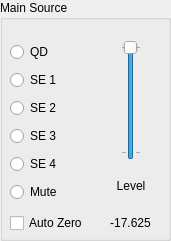
   <widget class="QGroupBox" name="groupBox_10">
    <property name="geometry">
     <rect>
      <x>0</x>
      <y>0</y>
      <width>171</width>
      <height>241</height>
     </rect>
    </property>
    <property name="title">
     <string>Main Source</string>
    </property>
    <widget class="QWidget" name="gridLayoutWidget_11">
     <property name="geometry">
      <rect>
       <x>10</x>
       <y>40</y>
       <width>151</width>
       <height>194</height>
      </rect>
     </property>
     <layout class="QGridLayout" name="gridLayout_11">
      <item row="1" column="1" alignment="Qt::AlignHCenter|Qt::AlignVCenter">
       <widget class="QLabel" name="label_23">
        <property name="minimumSize">
         <size>
          <width>32</width>
          <height>18</height>
         </size>
        </property>
        <property name="maximumSize">
         <size>
          <width>32</width>
          <height>18</height>
         </size>
        </property>
        <property name="text">
         <string>Level</string>
        </property>
        <property name="alignment">
         <set>Qt::AlignCenter</set>
        </property>
       </widget>
      </item>
      <item row="2" column="1" alignment="Qt::AlignHCenter|Qt::AlignVCenter">
       <widget class="QLabel" name="label_25">
        <property name="minimumSize">
         <size>
          <width>45</width>
          <height>18</height>
         </size>
        </property>
        <property name="maximumSize">
         <size>
          <width>45</width>
          <height>18</height>
         </size>
        </property>
        <property name="text">
         <string>-17.625</string>
        </property>
        <property name="alignment">
         <set>Qt::AlignCenter</set>
        </property>
       </widget>
      </item>
      <item row="0" column="1">
       <layout class="QVBoxLayout" name="verticalLayout_10">
        <item alignment="Qt::AlignHCenter">
         <widget class="QSlider" name="verticalSlider_17">
          <property name="minimumSize">
           <size>
            <width>20</width>
            <height>120</height>
           </size>
          </property>
          <property name="maximumSize">
           <size>
            <width>20</width>
            <height>120</height>
           </size>
          </property>
          <property name="minimum">
           <number>-47</number>
          </property>
          <property name="maximum">
           <number>0</number>
          </property>
          <property name="pageStep">
           <number>1</number>
          </property>
          <property name="orientation">
           <enum>Qt::Vertical</enum>
          </property>
          <property name="tickPosition">
           <enum>QSlider::TicksBothSides</enum>
          </property>
          <property name="tickInterval">
           <number>47</number>
          </property>
         </widget>
        </item>
       </layout>
      </item>
      <item row="2" column="0">
       <widget class="QCheckBox" name="checkBox_14">
        <property name="minimumSize">
         <size>
          <width>85</width>
          <height>22</height>
         </size>
        </property>
        <property name="text">
         <string>Auto Zero</string>
        </property>
       </widget>
      </item>
      <item row="0" column="0" rowspan="2">
       <layout class="QVBoxLayout" name="verticalLayout_14">
        <item>
         <widget class="QRadioButton" name="radioButton_10">
          <property name="text">
           <string>QD</string>
          </property>
         </widget>
        </item>
        <item>
         <widget class="QRadioButton" name="radioButton_31">
          <property name="text">
           <string>SE 1</string>
          </property>
         </widget>
        </item>
        <item>
         <widget class="QRadioButton" name="radioButton_32">
          <property name="text">
           <string>SE 2</string>
          </property>
         </widget>
        </item>
        <item>
         <widget class="QRadioButton" name="radioButton_33">
          <property name="text">
           <string>SE 3</string>
          </property>
         </widget>
        </item>
        <item>
         <widget class="QRadioButton" name="radioButton_34">
          <property name="text">
           <string>SE 4</string>
          </property>
         </widget>
        </item>
        <item>
         <widget class="QRadioButton" name="radioButton_35">
          <property name="text">
           <string>Mute</string>
          </property>
         </widget>
        </item>
       </layout>
      </item>
     </layout>
    </widget>
   </widget>
